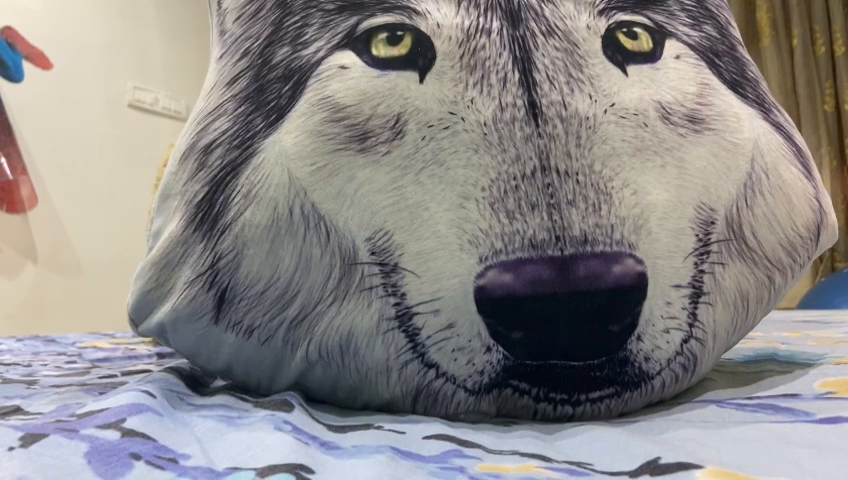
#> input picture frame 16 of video-stitching/test3_1.mp4, 848 x 480 px, given in place of 20210625_115248.mp4, which was not available
$ python video_stitcher4.py
#> lines starting #> are read from the running program, lines starting #| are printed output that depends on the picture; pictures that were not available may be replaced by others from this repository, and a replacement may not be noted
# Memory conscious

import cv2
import numpy as np
import imutils
import tqdm
import os

class VideoStitcher:
    def __init__(self, left_video_in_path, right_video_in_path, video_out_path, video_out_width=1200, display=False):
        # Initialize arguments
        self.left_video_in_path = left_video_in_path
        self.right_video_in_path = right_video_in_path
        self.video_out_path = video_out_path
        self.video_out_width = video_out_width
        self.display = display

        # Initialize the saved homography matrix
        self.saved_homo_matrix = None

    def stitch(self, images, ratio=0.75, reproj_thresh=100.0):
        # Unpack the images
        (image_b, image_a) = images

        # image_a = cv2.cvtColor(image_a, cv2.COLOR_BGR2RGB)
        # image_b = cv2.cvtColor(image_b, cv2.COLOR_BGR2RGB)
        # If the saved homography matrix is None, then we need to apply keypoint matching to construct it
        if self.saved_homo_matrix is None:
            # Detect keypoints and extract
            (keypoints_a, features_a) = self.detect_and_extract(image_a)
            (keypoints_b, features_b) = self.detect_and_extract(image_b)

            # Match features between the two images
            matched_keypoints = self.match_keypoints(
                keypoints_a, keypoints_b, features_a, features_b, ratio, reproj_thresh)

            # If the match is None, then there aren't enough matched keypoints to create a panorama
            if matched_keypoints is None:
                return None

            # Save the homography matrix
            self.saved_homo_matrix = matched_keypoints[1]

        # Apply a perspective transform to stitch the images together using the saved homography matrix
        output_shape = (image_a.shape[1] + image_b.shape[1], image_a.shape[0])

        result = cv2.warpPerspective(
            image_a, self.saved_homo_matrix, output_shape)

        result[0:image_b.shape[0], 0:image_b.shape[1]] = image_b
        # Return the stitched image
        return result

    @staticmethod
    def detect_and_extract(image):

        # Detect and extract features from the image (DoG keypoint detector and SIFT feature extractor)
        descriptor = cv2.xfeatures2d.SIFT_create()
        (keypoints, features) = descriptor.detectAndCompute(image, None)

        # [20 lines of commented-out code are left out]
        keypoints = np.float32([keypoint.pt for keypoint in keypoints])

        # Return a tuple of keypoints and features
        return (keypoints, features)

    @staticmethod
    def match_keypoints(keypoints_a, keypoints_b, features_a, features_b, ratio, reproj_thresh):
        # Compute the raw matches and initialize the list of actual matches
        matcher = cv2.DescriptorMatcher_create("BruteForce")
        raw_matches = matcher.knnMatch(features_a, features_b, k=2)
        matches = []

        for raw_match in raw_matches:
            # Ensure the distance is within a certain ratio of each other (i.e. Lowe's ratio test)
            if len(raw_match) == 2 and raw_match[0].distance < raw_match[1].distance * ratio:
                matches.append((raw_match[0].trainIdx, raw_match[0].queryIdx))

        # Computing a homography requires at least 4 matches
        if len(matches) > 4:
            # Construct the two sets of points
            points_a = np.float32([keypoints_a[i] for (_, i) in matches])
            points_b = np.float32([keypoints_b[i] for (i, _) in matches])

            # Compute the homography between the two sets of points
            (homography_matrix, status) = cv2.findHomography(
                points_a, points_b, cv2.RANSAC, reproj_thresh)

            # Return the matches, homography matrix and status of each matched point
            return (matches, homography_matrix, status)

        # No homography could be computed
        return None

    @staticmethod
    def draw_matches(image_a, image_b, keypoints_a, keypoints_b, matches, status):
        # Initialize the output visualization image
        (height_a, width_a) = image_a.shape[:2]
        (height_b, width_b) = image_b.shape[:2]
        visualisation = np.zeros(
            (max(height_a, height_b), width_a + width_b, 3), dtype="uint8")
        visualisation[0:height_a, 0:width_a] = image_a
        visualisation[0:height_b, width_a:] = image_b

        for ((train_index, query_index), s) in zip(matches, status):
            # Only process the match if the keypoint was successfully matched
            if s == 1:
                # Draw the match
                point_a = (int(keypoints_a[query_index][0]), int(
                    keypoints_a[query_index][1]))
                point_b = (
                    int(keypoints_b[train_index][0]) + width_a, int(keypoints_b[train_index][1]))
                cv2.line(visualisation, point_a, point_b, (0, 255, 0), 1)

        # return the visualization
        return visualisation

    def run(self):
        # Set up video capture
        left_video = cv2.VideoCapture(self.left_video_in_path)
        right_video = cv2.VideoCapture(self.right_video_in_path)
        print('[INFO]: {} and {} loaded'.format(self.left_video_in_path.split('/')[-1],
                                                self.right_video_in_path.split('/')[-1]))
        print('[INFO]: Video stitching starting....')

        # Get information about the videos
        n_frames = min(int(left_video.get(cv2.CAP_PROP_FRAME_COUNT)),
                       int(right_video.get(cv2.CAP_PROP_FRAME_COUNT)))
        fps = int(left_video.get(cv2.CAP_PROP_FPS))
        frames = []
        i=0
        for _ in tqdm.tqdm(np.arange(n_frames)):
            # Grab the frames from their respective video streams
            ok, left = left_video.read()
            _, right = right_video.read()


            if ok:
                # Stitch the frames together to form the panorama
                stitched_frame = self.stitch([left, right])

                # No homography could not be computed
                if stitched_frame is None:
                    print("[INFO]: Homography could not be computed!")
                    break

                # Add frame to video
                stitched_frame = imutils.resize(
                    stitched_frame, width=self.video_out_width)

                #frames.append(stitched_frame)

                if i == 0 :
                    height, width, layers = stitched_frame.shape
                    clip = cv2.VideoWriter(self.video_out_path, cv2.VideoWriter_fourcc(*'mp4v'),
                                    30, (width, height))
                    i=1

                clip.write(stitched_frame)

                if self.display:
                    cv2.imshow("Result", stitched_frame)

                # If the 'q' key was pressed, break from the loop
                if cv2.waitKey(1) & 0xFF == ord("q"):
                    break
#> this loop made 1 pass; (key q is pressed on pass 1)
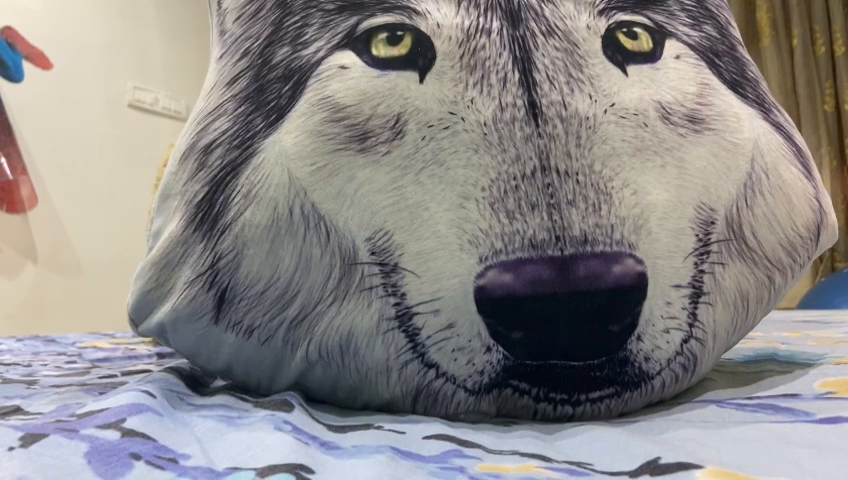
#> input picture frame 16 of video-stitching/test3_1.mp4, 848 x 480 px, given in place of 20210625_115248.mp4, which was not available
#> pass 1, in stitch, `result = cv2.warpPerspective( image_a, self.saved_homo_matrix, output_..`:
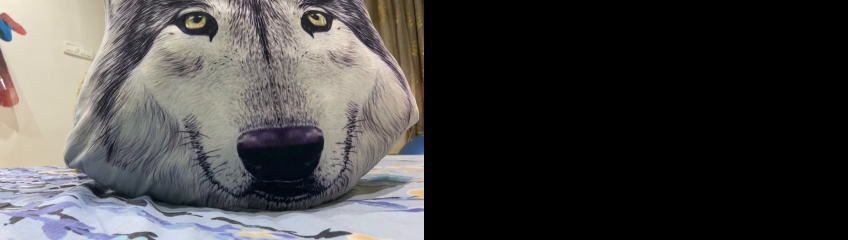
#> result: shape (480, 1696, 3) (shown at 1/2 size); mean B, G, R 67.9, 68.4, 70.2
#> pass 1, in run, `stitched_frame = imutils.resize( stitched_frame, width=self.video_out_..`:
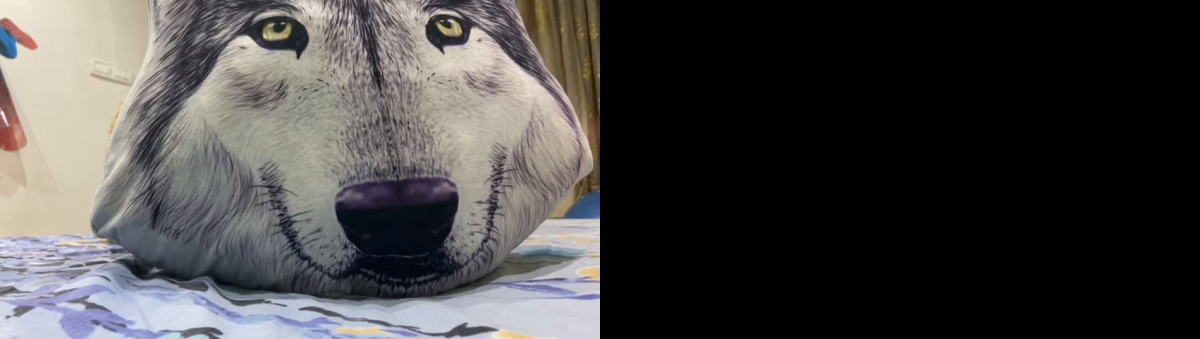
#> stitched_frame: shape (339, 1200, 3); mean B, G, R 67.9, 68.4, 70.2
#> after the loop, height = 339; i = 1; layers = 3; width = 1200

        cv2.destroyAllWindows()
        print('[INFO]: Video stitching finished')

        # Save video
        print('[INFO]: Saving {} in {}'.format(self.video_out_path.split('/')[-1],
                                               os.path.dirname(self.video_out_path)))
#| [INFO]: Saving op_2.mp4 in

        # [7 lines of commented-out code are left out]

        clip.release()
        print('[INFO]: {} saved'.format(self.video_out_path.split('/')[-1]))
#| [INFO]: op_2.mp4 saved


stitcher = VideoStitcher(left_video_in_path='/Users/sarthakagrawal/Desktop/stitch/SamsungInput/Device1/20210625_115248.mp4',
                         right_video_in_path='/Users/sarthakagrawal/Desktop/stitch/SamsungInput/Device2/20210625_115238.mp4',
                         video_out_path='op_2.mp4')

stitcher.run()
